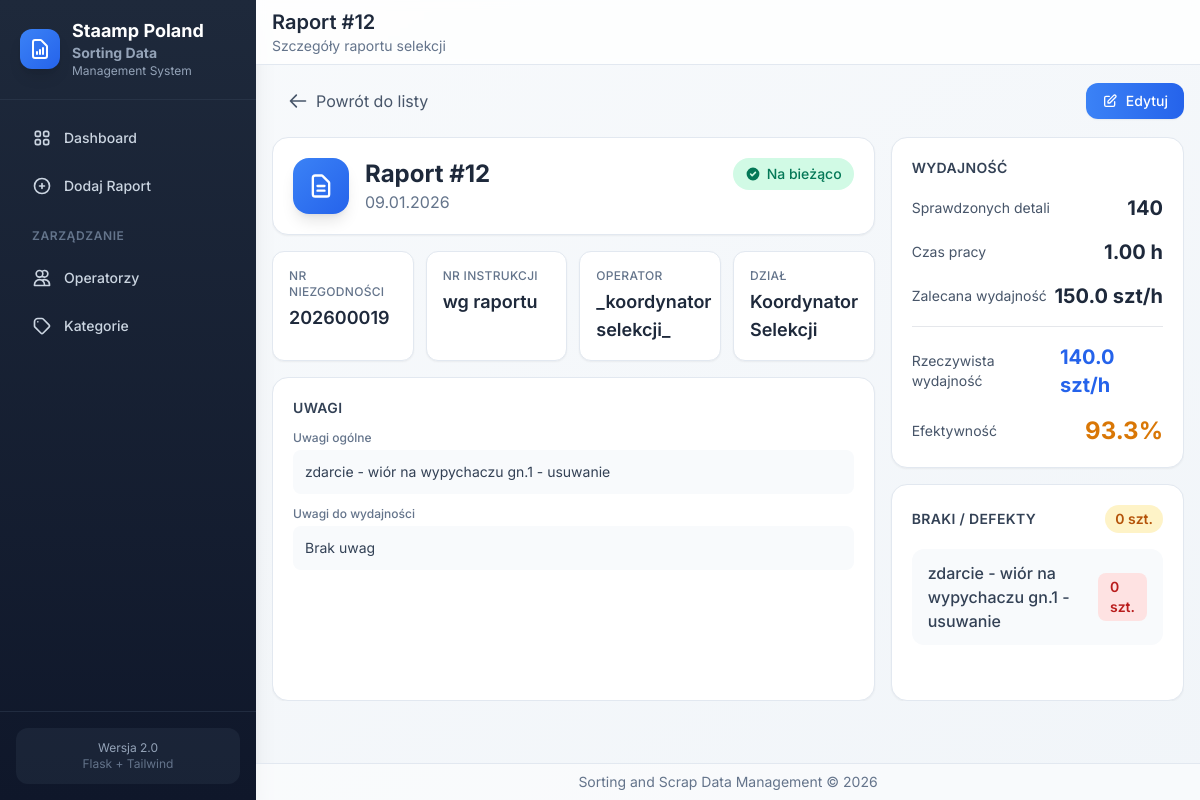
Screenshot of /reports/10052 with the database file from the repository.
### app/models/models.py (models this page shows, shortened)
class Operator(db.Model):
    __tablename__ = 'operatorzy'
    id = db.Column(db.Integer, primary_key=True)
    nr_operatora = db.Column(db.Integer, unique=True)
    imie_nazwisko = db.Column(db.String)
    dzial_id = db.Column(db.Integer, db.ForeignKey('dzialy.id'))
    dzial = db.relationship("KategoriaZrodlaDanych")

class KategoriaZrodlaDanych(db.Model):
    __tablename__ = 'dzialy'
    id = db.Column(db.Integer, primary_key=True)
    opis_kategorii = db.Column(db.String, unique=True)
    koszt_pracy = db.Column(db.Float, nullable=True)

### app/routes/reports.py (the view)
@bp.route('/<int:report_id>')
def view(report_id):
    report = DaneRaportu.query.get_or_404(report_id)
    return render_template('reports/view.html', report=report)

### app/models/models.py (called while the page is built)
    @property
    def total_defects(self):
        return sum(d.ilosc for d in self.braki_defekty) if self.braki_defekty else 0

    @property
    def rzeczywista_wydajnosc(self):
        if self.czas_pracy and self.czas_pracy > 0:
            return self.ilosc_detali_sprawdzonych / self.czas_pracy
        return 0

    @property
    def efektywnosc(self):
        if self.zalecana_wydajnosc and self.zalecana_wydajnosc > 0 and self.rzeczywista_wydajnosc:
            return (self.rzeczywista_wydajnosc / self.zalecana_wydajnosc) * 100
        return 0

### app/templates/reports/view.html (shortened to what this page needs)
{% extends 'base.html' %}
{% block page_title %}Raport #{{ report.nr_raportu }}{% endblock %}
{% block page_subtitle %}Szczegóły raportu selekcji{% endblock %}
{% block content %}
<div class="report-detail-container flex flex-col h-full">
    <div class="flex items-center justify-between mb-4 flex-shrink-0">
        <a href="{{ url_for('main.index') }}"
           class="inline-flex items-center gap-2 px-4 py-2 text-slate-600 hover:text-slate-800 hover:bg-slate-100 rounded-xl transition-colors">
            <svg class="w-5 h-5" fill="none" stroke="currentColor" viewBox="0 0 24 24">
                <path stroke-linecap="round" stroke-linejoin="round" stroke-width="2" d="M10 19l-7-7m0 0l7-7m-7 7h18"></path>
            </svg>
            Powrót do listy
        </a>
        <div class="flex items-center gap-2">
            <a href="{{ url_for('reports.edit', report_id=report.id) }}"
               class="inline-flex items-center gap-2 px-4 py-2 bg-gradient-to-r from-primary-500 to-primary-600 text-white text-sm font-medium rounded-xl hover:from-primary-600 hover:to-primary-700 shadow-sm hover:shadow transition-all">
                <svg class="w-4 h-4" fill="none" stroke="currentColor" viewBox="0 0 24 24">
                    <path stroke-linecap="round" stroke-linejoin="round" stroke-width="2" d="M11 5H6a2 2 0 00-2 2v11a2 2 0 002 2h11a2 2 0 002-2v-5m-1.414-9.414a2 2 0 112.828 2.828L11.828 15H9v-2.828l8.586-8.586z"></path>
                </svg>
                Edytuj
            </a>
        </div>
    </div>
    <div class="grid grid-cols-1 lg:grid-cols-3 gap-4 flex-1 min-h-0">
        <div class="lg:col-span-2 flex flex-col gap-4 min-h-0">
            <div class="bg-white rounded-2xl shadow-sm border border-slate-200 p-5 flex-shrink-0">
                <div class="flex items-start justify-between">
                    <div class="flex items-center gap-4">
                        <div class="w-14 h-14 bg-gradient-to-br from-primary-500 to-primary-600 rounded-2xl flex items-center justify-center shadow-lg">
                            <svg class="w-7 h-7 text-white" fill="none" stroke="currentColor" viewBox="0 0 24 24">
                                <path stroke-linecap="round" stroke-linejoin="round" stroke-width="2" d="M9 12h6m-6 4h6m2 5H7a2 2 0 01-2-2V5a2 2 0 012-2h5.586a1 1 0 01.707.293l5.414 5.414a1 1 0 01.293.707V19a2 2 0 01-2 2z"></path>
                            </svg>
                        </div>
                        <div>
                            <h2 class="text-2xl font-bold text-slate-800">Raport #{{ report.nr_raportu }}</h2>
                            <p class="text-slate-500">{{ report.data_selekcji.strftime('%d.%m.%Y') if report.data_selekcji else 'Brak daty' }}</p>
                        </div>
                    </div>
                    <div class="text-right">
                        {% if report.selekcja_na_biezaco %}
                        <span class="inline-flex items-center px-3 py-1.5 rounded-full text-sm font-medium bg-emerald-100 text-emerald-700">
                            <svg class="w-4 h-4 mr-1.5" fill="currentColor" viewBox="0 0 20 20">
                                <path fill-rule="evenodd" d="M10 18a8 8 0 100-16 8 8 0 000 16zm3.707-9.293a1 1 0 00-1.414-1.414L9 10.586 7.707 9.293a1 1 0 00-1.414 1.414l2 2a1 1 0 001.414 0l4-4z" clip-rule="evenodd"></path>
                            </svg>
                            Na bieżąco
                        </span>
                        {% endif %}
                    </div>
                </div>
            </div>
            <div class="grid grid-cols-2 md:grid-cols-4 gap-3 flex-shrink-0">
                <div class="bg-white rounded-xl shadow-sm border border-slate-200 p-4">
                    <p class="text-xs font-medium text-slate-500 uppercase tracking-wide mb-1">Nr Niezgodności</p>
                    <p class="text-lg font-semibold text-slate-800">{{ report.nr_niezgodnosci or '-' }}</p>
                </div>
                <div class="bg-white rounded-xl shadow-sm border border-slate-200 p-4">
                    <p class="text-xs font-medium text-slate-500 uppercase tracking-wide mb-1">Nr Instrukcji</p>
                    <p class="text-lg font-semibold text-slate-800">{{ report.nr_instrukcji or '-' }}</p>
                </div>
                <div class="bg-white rounded-xl shadow-sm border border-slate-200 p-4">
                    <p class="text-xs font-medium text-slate-500 uppercase tracking-wide mb-1">Operator</p>
                    <p class="text-lg font-semibold text-slate-800">{{ report.operator.imie_nazwisko if report.operator else '-' }}</p>
                </div>
                <div class="bg-white rounded-xl shadow-sm border border-slate-200 p-4">
                    <p class="text-xs font-medium text-slate-500 uppercase tracking-wide mb-1">Dział</p>
                    <p class="text-lg font-semibold text-slate-800">{{ report.operator.dzial.opis_kategorii if report.operator and report.operator.dzial else '-' }}</p>
                </div>
            </div>
            <div class="bg-white rounded-2xl shadow-sm border border-slate-200 p-5 flex-1 min-h-0 overflow-auto">
                <h3 class="text-sm font-semibold text-slate-700 uppercase tracking-wide mb-3">Uwagi</h3>
                <div class="space-y-3">
                    <div>
                        <p class="text-xs font-medium text-slate-500 mb-1">Uwagi ogólne</p>
                        <p class="text-slate-700 bg-slate-50 rounded-lg p-3 text-sm">{{ report.uwagi or 'Brak uwag' }}</p>
                    </div>
                    <div>
                        <p class="text-xs font-medium text-slate-500 mb-1">Uwagi do wydajności</p>
                        <p class="text-slate-700 bg-slate-50 rounded-lg p-3 text-sm">{{ report.uwagi_do_wydajnosci or 'Brak uwag' }}</p>
                    </div>
                </div>
            </div>
        </div>
        <div class="flex flex-col gap-4 min-h-0">
            <div class="bg-white rounded-2xl shadow-sm border border-slate-200 p-5 flex-shrink-0">
                <h3 class="text-sm font-semibold text-slate-700 uppercase tracking-wide mb-4">Wydajność</h3>
                <div class="space-y-4">
                    <div class="flex items-center justify-between">
                        <span class="text-slate-600 text-sm">Sprawdzonych detali</span>
                        <span class="text-xl font-bold text-slate-800">{{ report.ilosc_detali_sprawdzonych }}</span>
                    </div>
                    <div class="flex items-center justify-between">
                        <span class="text-slate-600 text-sm">Czas pracy</span>
                        <span class="text-xl font-bold text-slate-800">{{ "%.2f"|format(report.czas_pracy) }} h</span>
                    </div>
                    <div class="flex items-center justify-between">
                        <span class="text-slate-600 text-sm">Zalecana wydajność</span>
                        <span class="text-xl font-bold text-slate-800">{{ report.zalecana_wydajnosc or '-' }} szt/h</span>
                    </div>
                    <div class="border-t pt-4">
                        <div class="flex items-center justify-between">
                            <span class="text-slate-600 text-sm">Rzeczywista wydajność</span>
                            <span class="text-xl font-bold text-primary-600">{{ "%.1f"|format(report.rzeczywista_wydajnosc) }} szt/h</span>
                        </div>
                    </div>
                    <div class="flex items-center justify-between">
                        <span class="text-slate-600 text-sm">Efektywność</span>
                        {% if report.efektywnosc >= 100 %}
                        <span class="text-2xl font-bold text-emerald-600">{{ "%.1f"|format(report.efektywnosc) }}%</span>
                        {% elif report.efektywnosc >= 80 %}
                        <span class="text-2xl font-bold text-amber-600">{{ "%.1f"|format(report.efektywnosc) }}%</span>
                        {% else %}
                        <span class="text-2xl font-bold text-red-500">{{ "%.1f"|format(report.efektywnosc) }}%</span>
                        {% endif %}
                    </div>
                </div>
            </div>
            <div class="bg-white rounded-2xl shadow-sm border border-slate-200 p-5 flex-1 min-h-0 flex flex-col">
                <div class="flex items-center justify-between mb-4 flex-shrink-0">
                    <h3 class="text-sm font-semibold text-slate-700 uppercase tracking-wide">Braki / Defekty</h3>
                    <span class="px-2.5 py-1 bg-amber-100 text-amber-700 rounded-full text-sm font-semibold">
                        {{ report.total_defects }} szt.
                    </span>
                </div>
                <div class="space-y-2 flex-1 overflow-auto">
                    {% if report.braki_defekty %}
                        {% for defekt in report.braki_defekty %}
                        <div class="flex items-center justify-between px-4 py-3 bg-slate-50 rounded-xl">
                            <span class="text-slate-700 font-medium">{{ defekt.defekt }}</span>
                            <span class="px-3 py-1 bg-red-100 text-red-700 rounded-lg text-sm font-semibold">{{ defekt.ilosc }} szt.</span>
                        </div>
                        {% endfor %}
                    {% endif %}
                </div>
            </div>
        </div>
    </div>
</div>
{% endblock %}

### app/templates/base.html (style rules this page uses)
* { transition-property: background-color, border-color, color, fill, stroke, opacity, box-shadow, transform; transition-timing-function: cubic-bezier(0.4, 0, 0.2, 1); transition-duration: 150ms; }

### app/templates/reports/view.html (style rules this page uses)
.report-detail-container { max-height: calc(100vh - 180px); overflow: hidden; }

### rows the page displays
Operator: operator "_koordynator selekcji_"
KategoriaZrodlaDanych: operator.dzial "Koordynator Selekcji"

### other values shown
{{ report.nr_raportu }} "12"
{{ report.nr_niezgodnosci or '-' }} "202600019"
{{ report.nr_instrukcji or '-' }} "wg raportu"
{{ report.uwagi or 'Brak uwag' }} "zdarcie - wiór na wypychaczu gn.1 - usuwanie"
{{ report.uwagi_do_wydajnosci or 'Brak uwag' }} "Brak uwag"
{{ report.ilosc_detali_sprawdzonych }} "140"
{{ "%.2f"|format(report.czas_pracy) }} "1.00"
{{ report.zalecana_wydajnosc or '-' }} "150.0"
{{ "%.1f"|format(report.rzeczywista_wydajnosc) }} "140.0"
{{ "%.1f"|format(report.efektywnosc) }} "93.3"
{{ report.total_defects }} "0"
{{ defekt.defekt }} "zdarcie - wiór na wypychaczu gn.1 - usuwanie"
{{ defekt.ilosc }} "0"
